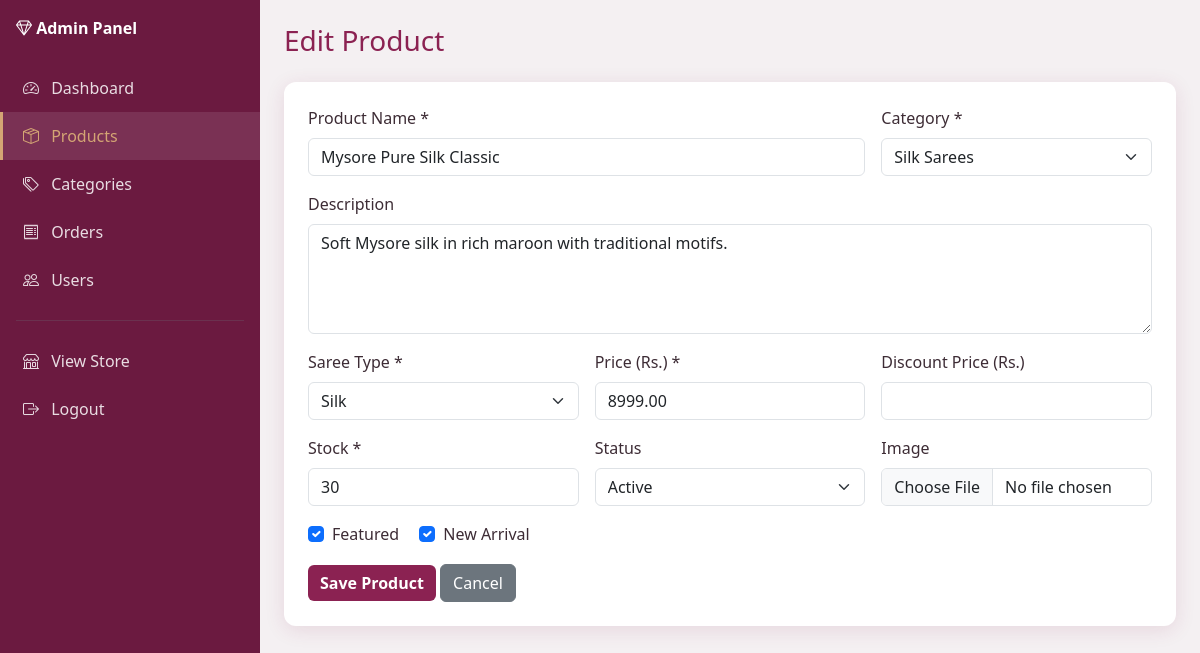
The page /admin/product-form.php?id=2 (signed in) on the database its author committed.
### tables this page shows
CREATE TABLE `products` (
  `id` int NOT NULL,
  `category_id` int NOT NULL,
  `name` varchar(200) NOT NULL,
  `slug` varchar(220) NOT NULL,
  `description` text,
  `saree_type` enum('Silk','Cotton','Designer','Bridal','Banarasi','Chiffon','Georgette') NOT NULL,
  `price` decimal(10,2) NOT NULL,
  `discount_price` decimal(10,2) DEFAULT NULL,
  `stock` int DEFAULT '0',
  `image` varchar(255) DEFAULT NULL,
  `is_featured` tinyint(1) DEFAULT '0',
  `is_new_arrival` tinyint(1) DEFAULT '0',
  `status` enum('active','inactive') DEFAULT 'active',
  `created_at` timestamp NULL DEFAULT CURRENT_TIMESTAMP
);

CREATE TABLE `categories` (
  `id` int NOT NULL,
  `name` varchar(100) NOT NULL,
  `slug` varchar(100) NOT NULL,
  `description` text,
  `image` varchar(255) DEFAULT NULL,
  `status` enum('active','inactive') DEFAULT 'active',
  `created_at` timestamp NULL DEFAULT CURRENT_TIMESTAMP
);

### includes/functions.php (called while the page is built, shortened)
<?php
function e(string $value): string
{
    return htmlspecialchars($value, ENT_QUOTES, 'UTF-8');
}

### admin/product-form.php (the view, shortened to what this page needs)
<?php
require_once 'includes/admin-header.php';
$id = isset($_GET['id']) ? (int) $_GET['id'] : 0;
$product = null;
$categories = $pdo->query('SELECT * FROM categories WHERE status = "active" ORDER BY name')->fetchAll();
$sareeTypes = ['Silk', 'Cotton', 'Designer', 'Bridal', 'Banarasi', 'Chiffon', 'Georgette'];
if ($id) {
    $stmt = $pdo->prepare('SELECT * FROM products WHERE id = ?');
    $stmt->execute([$id]);
    $product = $stmt->fetch();
} else {
    $pageTitle = 'Add Product';
}
?>
<h1 class="h3 mb-4" style="color:var(--primary)"><?= $id ? 'Edit' : 'Add' ?> Product</h1>
<div class="chart-container">
    <form method="post" enctype="multipart/form-data">
        <div class="row g-3">
            <div class="col-md-8">
                <label class="form-label">Product Name *</label>
                <input type="text" name="name" class="form-control" value="<?= e($product['name'] ?? $_POST['name'] ?? '') ?>" required>
            </div>
            <div class="col-md-4">
                <label class="form-label">Category *</label>
                <select name="category_id" class="form-select" required>
                    <?php foreach ($categories as $c): ?>
                    <option value="<?= $c['id'] ?>" <?= ($product['category_id'] ?? '') == $c['id'] ? 'selected' : '' ?>><?= e($c['name']) ?></option>
                    <?php endforeach; ?>
                </select>
            </div>
            <div class="col-12">
                <label class="form-label">Description</label>
                <textarea name="description" class="form-control" rows="4"><?= e($product['description'] ?? '') ?></textarea>
            </div>
            <div class="col-md-4">
                <label class="form-label">Saree Type *</label>
                <select name="saree_type" class="form-select" required>
                    <?php foreach ($sareeTypes as $t): ?>
                    <option value="<?= $t ?>" <?= ($product['saree_type'] ?? '') === $t ? 'selected' : '' ?>><?= $t ?></option>
                    <?php endforeach; ?>
                </select>
            </div>
            <div class="col-md-4">
                <label class="form-label">Price (Rs.) *</label>
                <input type="number" step="0.01" name="price" class="form-control" value="<?= e($product['price'] ?? '') ?>" required>
            </div>
            <div class="col-md-4">
                <label class="form-label">Discount Price (Rs.)</label>
                <input type="number" step="0.01" name="discount_price" class="form-control" value="<?= e($product['discount_price'] ?? '') ?>">
            </div>
            <div class="col-md-4">
                <label class="form-label">Stock *</label>
                <input type="number" name="stock" class="form-control" value="<?= e($product['stock'] ?? '0') ?>" required>
            </div>
            <div class="col-md-4">
                <label class="form-label">Status</label>
                <select name="status" class="form-select">
                    <option value="active" <?= ($product['status'] ?? '') === 'active' ? 'selected' : '' ?>>Active</option>
                </select>
            </div>
            <div class="col-md-4">
                <label class="form-label">Image</label>
                <input type="file" name="image" class="form-control" accept="image/*">
            </div>
            <div class="col-12">
                <div class="form-check form-check-inline">
                    <input class="form-check-input" type="checkbox" name="is_featured" id="featured" <?= !empty($product['is_featured']) ? 'checked' : '' ?>>
                    <label class="form-check-label" for="featured">Featured</label>
                </div>
                <div class="form-check form-check-inline">
                    <input class="form-check-input" type="checkbox" name="is_new_arrival" id="newarr" <?= !empty($product['is_new_arrival']) ? 'checked' : '' ?>>
                    <label class="form-check-label" for="newarr">New Arrival</label>
                </div>
            </div>
            <div class="col-12">
                <button type="submit" class="btn btn-primary-elegance">Save Product</button>
                <a href="products.php" class="btn btn-secondary">Cancel</a>
            </div>
        </div>
    </form>
</div>
<?php require_once 'includes/admin-footer.php';

### css/style.css (style rules this page uses)
:root { --primary: #8b2252; --primary-dark: #6b1a40; --accent: #d4a574; --accent-light: #f5e6d3; --rose: #f8e8ee; --cream: #fdf8f5; --text: #3d2c35; --text-muted: #7a6570; --shadow: 0 4px 20px rgba(139, 34, 82, 0.12); --radius: 12px; }
* { box-sizing: border-box; }
body { font-family: 'Segoe UI', Tahoma, Geneva, Verdana, sans-serif; color: var(--text); background: var(--cream); min-height: 100vh; display: flex; flex-direction: column; }
.btn-primary-elegance { background: var(--primary); border: none; color: #fff; font-weight: 600; }
.chart-container { background: #fff; border-radius: var(--radius); padding: 1.5rem; box-shadow: var(--shadow); }

### rows shown on the page
products: name "Mysore Pure Silk Classic", category_id "Silk Sarees", description "Soft Mysore silk in rich maroon with traditional motifs.", saree_type "Silk", price "8999.00", stock "30", status "Active", is_featured "☑", is_new_arrival "☑"
